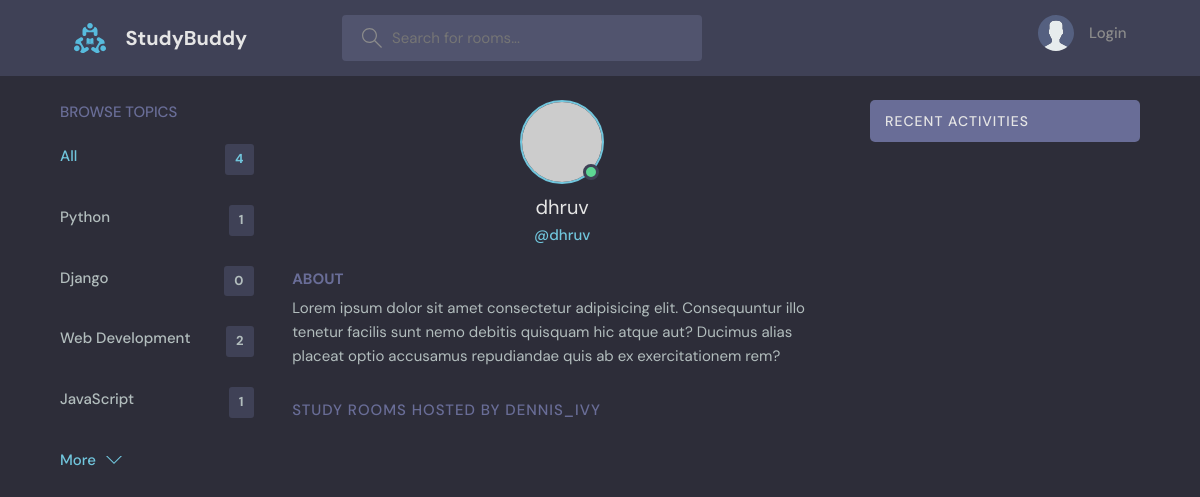
Before: /profile/3/ with the older database file.
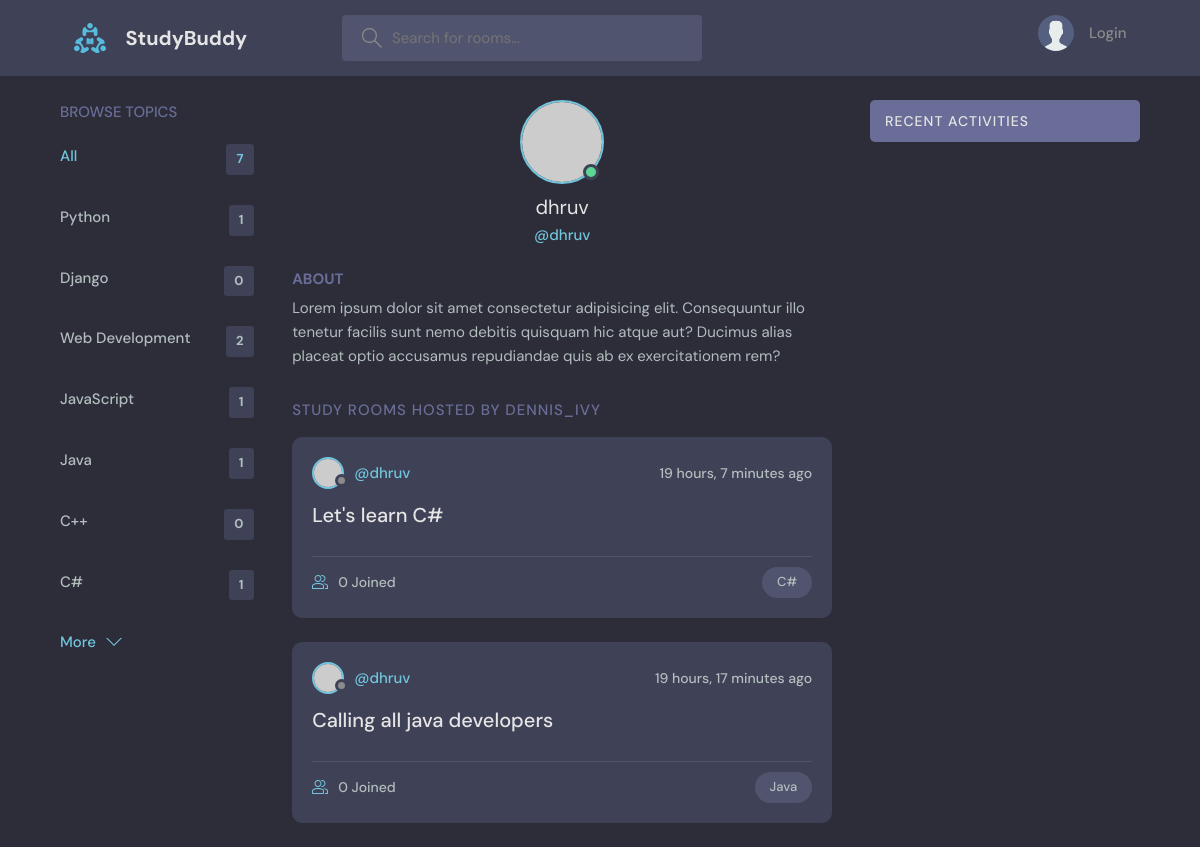
After: the same page with the newer database file.
### base/models.py (models this page shows, shortened)
class Topic(models.Model):
    name = models.CharField(max_length=200)

class Room(models.Model):
    host = models.ForeignKey(User, on_delete=models.SET_NULL, null=True)
    topic = models.ForeignKey(Topic, on_delete=models.SET_NULL, null=True)
    name = models.CharField(max_length = 200)
    description = models.TextField(null = True, blank = True)
    participants = models.ManyToManyField(User, related_name='participants', blank=True)
    updated = models.DateTimeField(auto_now=True)
    created = models.DateTimeField(auto_now_add=True)
    class Meta:
        ordering = ['-updated', '-created']

### base/views.py (the view)
# urls.py: path('profile/<str:pk>/', views.user_profile, name="user-profile"),
def user_profile(request, pk):
    user = User.objects.get(id=pk)
    rooms = user.room_set.all()
    room_messages = user.message_set.all()
    topics = Topic.objects.all()
    context = {'user': user, 'rooms': rooms, 'room_messages': room_messages, 'topics': topics}
    return render(request, 'base/profile.html', context)

### base/templates/base/profile.html (shortened to what this page needs)
{% extends 'main.html' %}
{% block content %}
<main class="profile-page layout layout--3">
    <div class="container">
      {% include 'base/topics_component.html' %}
      <div class="roomList">
        <div class="profile">
          <div class="profile__avatar">
            <div class="avatar avatar--large active">
              <img src="https://randomuser.me/api/portraits/men/11.jpg" />
            </div>
          </div>
          <div class="profile__info">
            <h3>{{user.username}}</h3>
            <p>@{{user.username}}</p>
          </div>
          <div class="profile__about">
            <h3>About</h3>
            <p>
              Lorem ipsum dolor sit amet consectetur adipisicing elit. Consequuntur illo tenetur
              facilis sunt nemo debitis quisquam hic atque aut? Ducimus alias placeat optio
              accusamus repudiandae quis ab ex exercitationem rem?
            </p>
          </div>
        </div>
        <div class="roomList__header">
          <div>
            <h2>Study Rooms Hosted by dennis_ivy</a>
            </h2>
          </div>
        </div>
        {% include 'base/feed_component.html' %}
      </div>
      {% include 'base/activity_component.html' %}
    </div>
  </main>
{% endblock %}

### templates/main.html (shortened to what this page needs)
<!DOCTYPE html>
{% load static %}
<html lang="en">
  <head>
    <link rel="stylesheet" href="{% static 'styles/style.css' %}" />
  </head>
  <body>
    {% include 'navbar.html' %}
    {% block content %}
    {% endblock %}
  </body>
</html>

### templates/navbar.html (shortened to what this page needs)
{%load static%}
<header class="header header--loggedIn">
    <div class="container">
      <a href="{% url 'home' %}" class="header__logo">
        <img src="{% static 'images/logo.svg' %}" />
        <h1>StudyBuddy</h1>
      </a>
      <form class="header__search" method="GET" action="{% url 'home' %}">
        <label>
          <input name="q" placeholder="Search for rooms..." />
        </label>
      </form>
      <nav class="header__menu">
        {% if request.user.is_authenticated %}
        <div class="header__user">
          <a href="profile.html">
            <div class="avatar avatar--medium active">
              <img src="https://randomuser.me/api/portraits/men/37.jpg" />
            </div>
            <p>{{request.user.username}}<span>@{{request.user.username}}</span></p>
          </a>
          <button class="dropdown-button">
            <svg version="1.1" xmlns="http://www.w3.org/2000/svg" width="32" height="32" viewBox="0 0 32 32">
              <title>chevron-down</title>
              <path d="M16 21l-13-13h-3l16 16 16-16h-3l-13 13z"></path>
            </svg>
          </button>
        </div>
        {% else %}
        <a href="{% url 'login' %}">
          <img src="{% static 'images/avatar.svg' %}" />
          <p>Login</p>
        </a>
        {% endif %}
      </nav>
    </div>
  </header>

### base/templates/base/topics_component.html
<div class="topics">
    <div class="topics__header">
      <h2>Browse Topics</h2>
    </div>
    <ul class="topics__list">
      <li>
        <a href="{% url 'home' %}" class="active">All <span>{{topics.count}}</span></a>
      </li>
      {% for topic in topics %}
      <li>
        <a href="{% url 'home' %}?q={{topic.name}}">{{topic.name}}<span>{{topic.room_set.all.count}}</span></a>
      </li>
      {% endfor %}
    </ul>
    <a class="btn btn--link" href="topics.html">
      More
      <svg version="1.1" xmlns="http://www.w3.org/2000/svg" width="32" height="32" viewBox="0 0 32 32">
        <title>chevron-down</title>
        <path d="M16 21l-13-13h-3l16 16 16-16h-3l-13 13z"></path>
      </svg>
    </a>
</div>

### base/templates/base/feed_component.html (shortened to what this page needs)
{%for room in rooms%}
<div class="roomListRoom">
    <div class="roomListRoom__header">
      <a href="{% url 'user-profile' room.host.id %}" class="roomListRoom__author">
        <div class="avatar avatar--small">
          <img src="https://randomuser.me/api/portraits/women/11.jpg" />
        </div>
        <span>@{{room.host.username}}</span>
      </a>
      <div class="roomListRoom__actions">
        <span>{{room.created | timesince}} ago</span>
      </div>
    </div>
    <div class="roomListRoom__content">
      <a href="{% url 'room' room.id %}">{{room.name}}</a>
    </div>
    <div class="roomListRoom__meta">
      <a href="{% url 'room' room.id %}" class="roomListRoom__joined">
        {{room.participants.all.count}} Joined
      </a>
      <p class="roomListRoom__topic">{{room.topic.name}}</p>
    </div>
  </div>
{% endfor %}

### base/templates/base/activity_component.html (shortened to what this page needs)
<div class="activities">
<div class="activities__header">
    <h2>Recent Activities</h2>
</div>
</div>

Changed rows visible on the page:
added Topic: name "Java", room_set.all.count "1"
added Topic: name "C++", room_set.all.count "0"
added Topic: name "C#", room_set.all.count "1"
added Room: host.username "dhruv", created "19 hours, 7 minutes", name "Let's learn C#", participants.all.count "0", topic.name "C#"
added Room: host.username "dhruv", created "19 hours, 17 minutes", name "Calling all java developers", participants.all.count "0", topic.name "Java"
Other visible differences:
{{ topics.count }}: "4" → "7"
